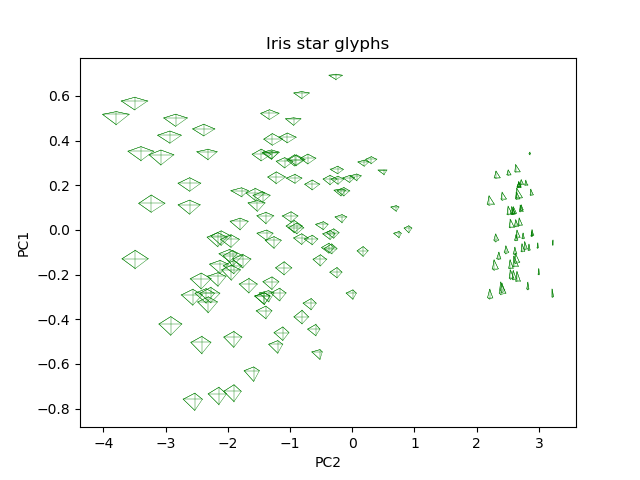

Source code (Python):
import numpy as np
import matplotlib.pylab as plt
import sys

from sklearn import decomposition


def results(file_name):
    data = np.empty((0, 4), float)
    file = open(file_name, 'r')
    line_cnt = 0
    min_data = [100 for i in range(0, 4)]
    max_data = [-100 for i in range(0, 4)]
    list = []

    for line in file:
        if line_cnt == 0:
            line_cnt += 1
            continue
        l = line.split(',')
        b = [float(l[i]) for i in range(0, 4)]
        list.append(b)

        for i in range(0, 4):
            if b[i] < min_data[i]:
                min_data[i] = b[i]
            if b[i] > max_data[i]:
                max_data[i] = b[i]

        data = np.append(data, np.array([b]), axis=0)

    pca = decomposition.PCA(n_components=4)
    pca.fit(data)
    x = pca.transform(data)

    scale = [0.22, 0.05]
    # print(max_data)
    # print(min_data)
    for e in range(len(list)):
        for i in range(0, 4):
            list[e][i] = (list[e][i] - min_data[i]) / (max_data[i] - min_data[i]) * scale[i % 2]

        # print(list[e])

    plot(x, list)


def plot(x, data):
    plt.title('Iris star glyphs')

    d1 = []
    d2 = []
    for i in x:
        d1.append(i[0]*-1)
        d2.append(i[2]*-1)

    for i in range(0, len(d1)):
        drawStar(d1[i], d2[i], data[i])

    plt.xlabel('PC2')
    plt.ylabel('PC1')

    # plt.show()
    plt.savefig(sys.argv[2])
    return


def connectpoints(x, y, p1, p2):
    x1, x2 = x[p1], x[p2]
    y1, y2 = y[p1], y[p2]
    plt.plot([x1, x2], [y1, y2], color='green', linewidth=0.3)


def drawStar(px, py, data):
    lx = []
    ly = []

    # x changed y unchanged
    lx.append(px + data[0])
    ly.append(py)

    ly.append(py + data[1])
    lx.append(px)

    # x changed y unchanged
    lx.append(px - data[2])
    ly.append(py)

    ly.append(py - data[3])
    lx.append(px)

    plt.plot(lx, ly, color='green', linewidth=0.3)
    for i in range(0, len(lx)):
        for j in range(i + 1, len(lx)):
            connectpoints(lx, ly, i, j)


if __name__ == '__main__':
    if sys.argv == 1:
        print('Accept one argument: No input file for data')
        exit(0)

    results(sys.argv[1])
